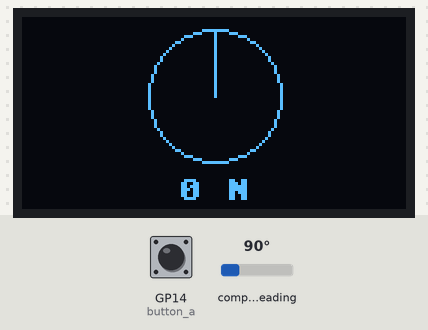
A program run on a simulated Raspberry Pi Pico running MicroPython. On the bench: 128×64 one-colour display. The test bench sets the inputs (shaded band); at power-on: compass heading 90°, GP14 (button_a) HIGH. Files the program writes start out absent; files that are not in the repository are absent; library files of the repository ran but are not shown: ssd1306.py; what the program prints to the serial console is not drawn.

Above: at 16.3 s.
16.4 s: compass heading set to 7°
At 16.9 s:
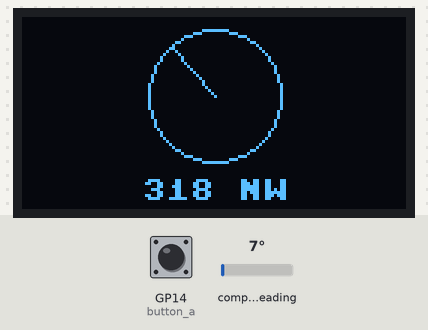
17.9 s: compass heading set to 180°
At 18.3 s:
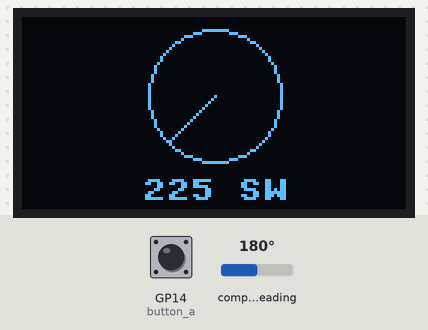
19.4 s: compass heading set to 269°
At 20.6 s:
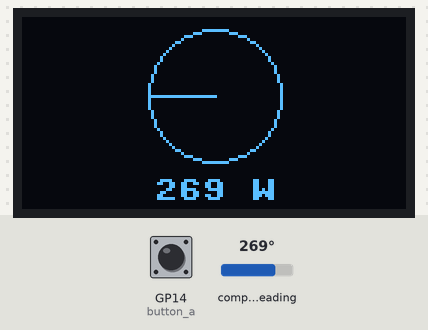
20.9 s: compass heading set to 90°
At 22.1 s:
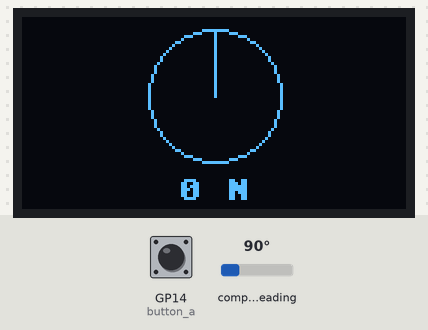
22.4 s: GP14 (button_a) pulled LOW for 0.15 s
At 23.4 s:
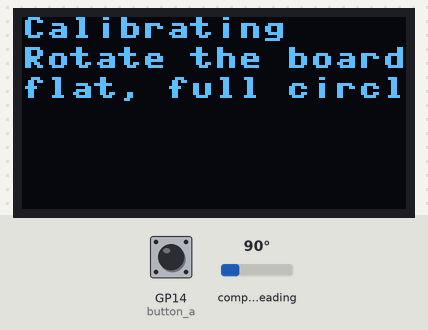
Timing chart, 0 to 25.4 s (numbered marks = the images above; inputs shaded):
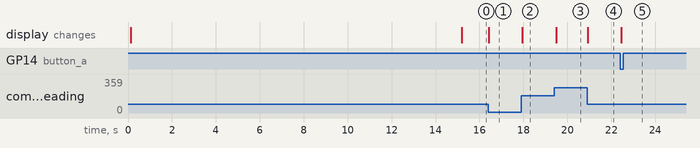

Measured:
- after the input at 16.4 s, the display: changes at once (image 1)
- after the input at 17.9 s, the display: changes after 0.05 s (image 2)
- after the input at 19.4 s, the display: changes after 0.09 s (image 3)
- after the input at 20.9 s, the display: changes at once (image 4)
- after the input at 22.4 s, the display: changes after 0.06 s (image 5)

The program:

06-display-compass-oled.py
```python
import machine
import struct
import time
import math
import json
import config

# HMC5883L wiring (I2C1):
#   VCC  -> Pico 3.3V OUT (pin 36)
#   GND  -> Pico GND (pin 13)
#   SDA  -> GPIO10 (I2C1 SDA)
#   SCL  -> GPIO11 (I2C1 SCL)
#
# OLED and button wiring (SPI0 / GPIO14, GPIO15) is defined in config.py.
#
# Load this file onto the Pico with Thonny and run it (F5). On first
# run (no calibration.json yet) it calibrates automatically. After
# that it loads the saved calibration on boot and skips straight to
# the compass display - hold Button A to recalibrate on demand.
I2C_SDA_PIN = 10
I2C_SCL_PIN = 11
I2C_BUS = 1
HMC5883L_ADDRESS = 0x1E

CONFIG_A = 0x00
CONFIG_B = 0x01
MODE = 0x02
DATA_START = 0x03

CALIBRATION_SECONDS = 15
SAMPLE_DELAY_MS = 100
CALIBRATION_FILE = "calibration.json"

sda = machine.Pin(I2C_SDA_PIN, machine.Pin.IN, machine.Pin.PULL_UP)
scl = machine.Pin(I2C_SCL_PIN, machine.Pin.IN, machine.Pin.PULL_UP)
i2c = machine.I2C(I2C_BUS, sda=sda, scl=scl, freq=400000)

# 8-sample average, 15 Hz output rate, normal measurement
i2c.writeto_mem(HMC5883L_ADDRESS, CONFIG_A, bytes([0x70]))
# Gain = 5 (default), +/-1.3 Ga range, 1090 LSB/Gauss
i2c.writeto_mem(HMC5883L_ADDRESS, CONFIG_B, bytes([0x20]))
# Continuous-measurement mode
i2c.writeto_mem(HMC5883L_ADDRESS, MODE, bytes([0x00]))
time.sleep_ms(100)

oled = config.init_display()
button_a, button_b = config.init_buttons()
WHITE = config.WHITE
BLACK = config.BLACK
NO_FILL = config.NO_FILL
FILL = config.FILL
WIDTH = config.WIDTH
HEIGHT = config.HEIGHT

CENTER_X = WIDTH // 2
CENTER_Y = HEIGHT // 2 - 6
RADIUS = CENTER_Y - 4

CARDINALS = ["N", "NE", "E", "SE", "S", "SW", "W", "NW"]

# Data registers are ordered X, Z, Y (not X, Y, Z)
def read_xyz():
    data = i2c.readfrom_mem(HMC5883L_ADDRESS, DATA_START, 6)
    x, z, y = struct.unpack(">hhh", data)
    return x, y, z

# Heading in whole degrees from magnetic north: 0 = north, increasing
# clockwise up to 359. Assumes the board is held flat - no tilt
# compensation.
def heading_degrees(x, y):
    heading_rad = math.atan2(y, x)
    if heading_rad < 0:
        heading_rad += 2 * math.pi
    return int(heading_rad * 180 / math.pi) % 360

def cardinal_direction(heading):
    index = int((heading + 22.5) // 45) % 8
    return CARDINALS[index]

def show_message(*lines):
    oled.fill(BLACK)
    for row, line in enumerate(lines):
        oled.text(line, 0, row * 10, WHITE)
    oled.show()

def draw_compass(heading):
    oled.fill(BLACK)
    oled.ellipse(CENTER_X, CENTER_Y, RADIUS, RADIUS, WHITE, NO_FILL)
    heading_rad = math.radians(heading)
    needle_x = CENTER_X + int(RADIUS * math.sin(heading_rad))
    needle_y = CENTER_Y - int(RADIUS * math.cos(heading_rad))
    oled.line(CENTER_X, CENTER_Y, needle_x, needle_y, WHITE)
    label = "{} {}".format(heading, cardinal_direction(heading))
    text_x = CENTER_X - (len(label) * 8) // 2
    oled.text(label, text_x, HEIGHT - 10, WHITE)
    oled.show()

def load_calibration():
    try:
        with open(CALIBRATION_FILE) as f:
            data = json.load(f)
        return data["x_offset"], data["y_offset"]
    except (OSError, KeyError, ValueError):
        return None

def save_calibration(x_offset, y_offset):
    with open(CALIBRATION_FILE, "w") as f:
        json.dump({"x_offset": x_offset, "y_offset": y_offset}, f)

def calibrate():
    show_message("Calibrating", "Rotate the board", "flat, full circle")
    print("Calibrating for {} seconds - slowly rotate the board flat through a full circle".format(CALIBRATION_SECONDS))
    x, y, z = read_xyz()
    min_x = max_x = x
    min_y = max_y = y
    samples = CALIBRATION_SECONDS * 1000 // SAMPLE_DELAY_MS
    for i in range(samples):
        x, y, z = read_xyz()
        min_x = min(min_x, x)
        max_x = max(max_x, x)
        min_y = min(min_y, y)
        max_y = max(max_y, y)
        time.sleep_ms(SAMPLE_DELAY_MS)
    x_offset = (min_x + max_x) // 2
    y_offset = (min_y + max_y) // 2
    print("Calibration complete. x_offset={} y_offset={}".format(x_offset, y_offset))
    save_calibration(x_offset, y_offset)
    return x_offset, y_offset

saved = load_calibration()
if saved is None:
    x_offset, y_offset = calibrate()
else:
    x_offset, y_offset = saved
    print("Loaded saved calibration. x_offset={} y_offset={}".format(x_offset, y_offset))
    show_message("Calibration loaded", "x={} y={}".format(x_offset, y_offset), "Hold A to redo")
    time.sleep(2)

try:
    while True:
        if button_a.value() == 0:
            x_offset, y_offset = calibrate()
        x, y, z = read_xyz()
        heading = heading_degrees(x - x_offset, y - y_offset)
        draw_compass(heading)
        time.sleep_ms(SAMPLE_DELAY_MS)
except KeyboardInterrupt:
    print("Got ctrl-c, stopping")
    show_message("Stopped")
```

config.py
```python
# Hardware configuration for the OLED Two-Button Pico kit.
# Every numbered lab in this folder imports this file instead of repeating
# pin numbers, so the whole kit only needs to be described in one place.

from machine import Pin, SPI
import ssd1306

WIDTH = 128
HEIGHT = 64

# 2.42" SSD1306/SSD1309 SPI display
SCL_PIN = 2
SDA_PIN = 3
RES_PIN = 4
DC_PIN = 5
CS_PIN = 6

# Two momentary push buttons. Each button's other leg goes to GND, and
# PULL_UP holds the pin at 1 until a press pulls it to 0.
BUTTON_A_PIN = 14
BUTTON_B_PIN = 15

WHITE = 1
BLACK = 0
NO_FILL = 0
FILL = 1


def init_display():
    clock = Pin(SCL_PIN)
    data = Pin(SDA_PIN)
    res = Pin(RES_PIN)
    dc = Pin(DC_PIN)
    cs = Pin(CS_PIN)
    spi = SPI(0, sck=clock, mosi=data)
    return ssd1306.SSD1306_SPI(WIDTH, HEIGHT, spi, dc, res, cs)


def init_buttons():
    button_a = Pin(BUTTON_A_PIN, Pin.IN, Pin.PULL_UP)
    button_b = Pin(BUTTON_B_PIN, Pin.IN, Pin.PULL_UP)
    return button_a, button_b
```
